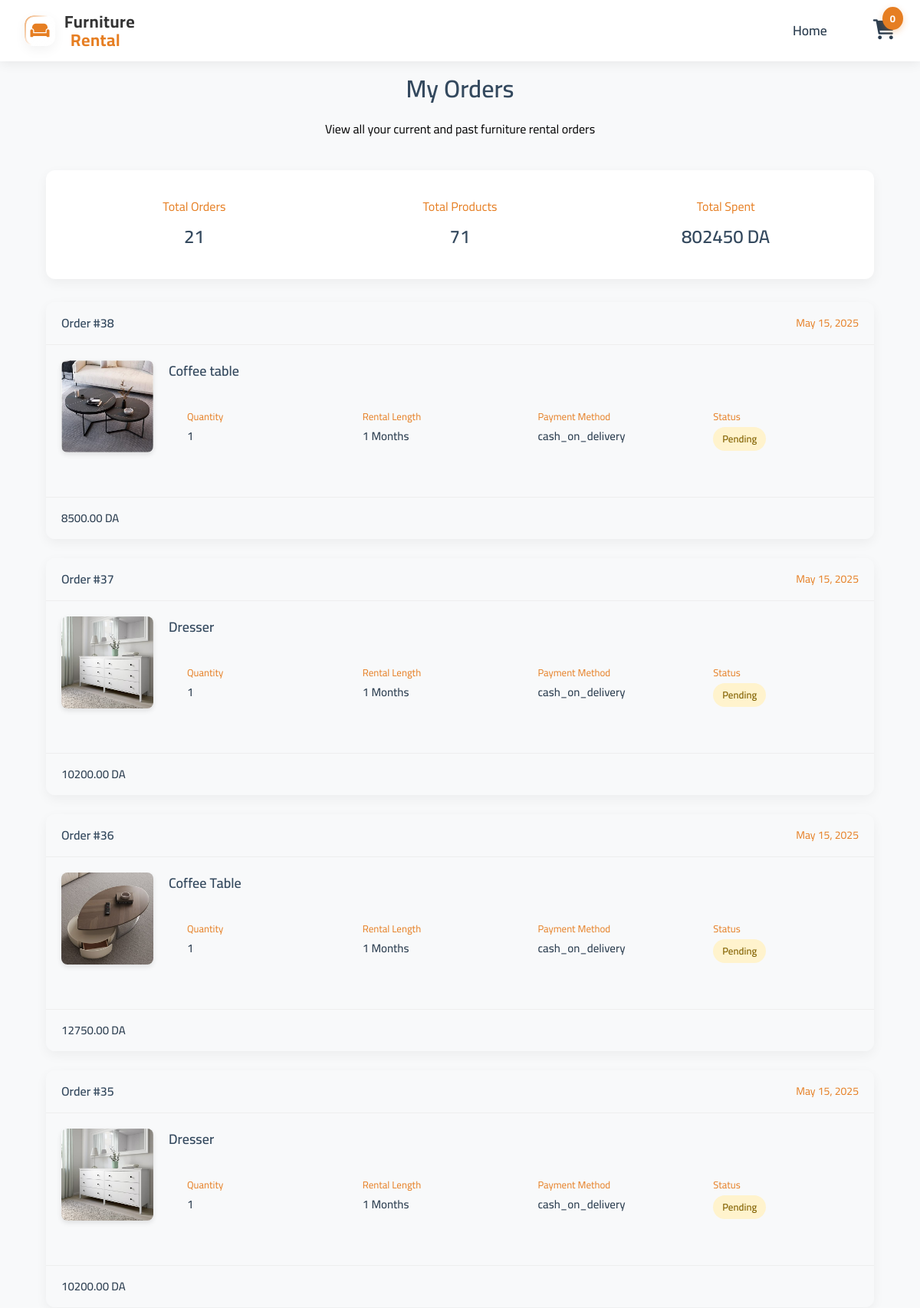
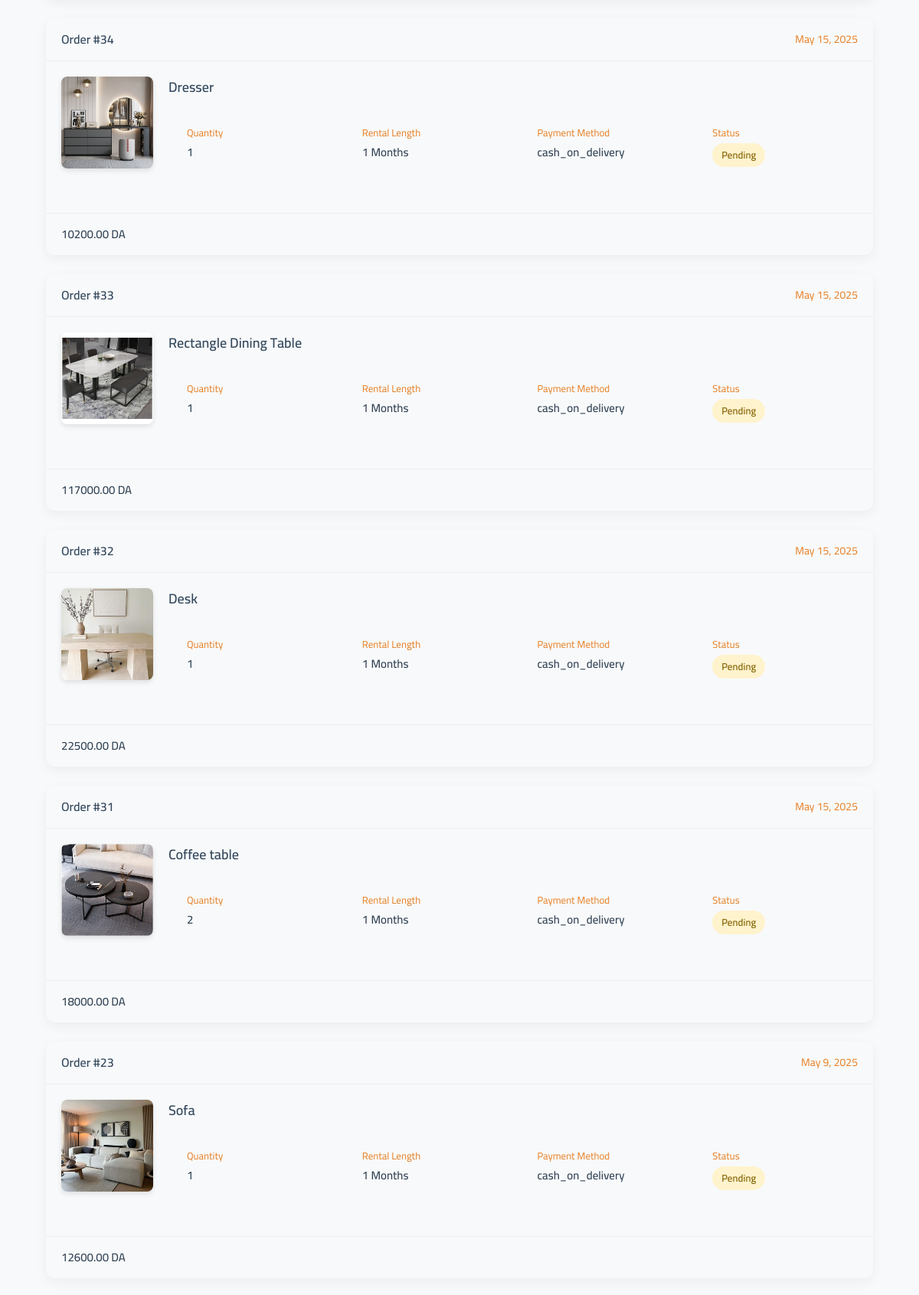
The app's page /my_orders.php (signed in, upper part) with its own data (2 pictures, top to bottom).
### tables this page shows
CREATE TABLE `orders` (
  `id` int(11) NOT NULL,
  `user_id` int(11) NOT NULL,
  `product_id` int(11) NOT NULL COMMENT '\r\n',
  `quantity` int(11) NOT NULL DEFAULT 1,
  `rental_length` int(11) NOT NULL,
  `total_price` decimal(10,2) NOT NULL,
  `status` enum('pending','processing','shipped','delivered','canceled') NOT NULL DEFAULT 'pending',
  `created_at` timestamp NOT NULL DEFAULT current_timestamp(),
  `updated_at` timestamp NOT NULL DEFAULT current_timestamp() ON UPDATE current_timestamp(),
  `payment_method` enum('credit_card','cash_on_delivery') NOT NULL
);

CREATE TABLE `products` (
  `product_id` int(11) NOT NULL,
  `product_name` varchar(255) NOT NULL,
  `product_price` decimal(10,2) NOT NULL,
  `product_description` text DEFAULT NULL,
  `product_image` varchar(255) NOT NULL,
  `category` varchar(100) NOT NULL,
  `created_at` timestamp NOT NULL DEFAULT current_timestamp(),
  `product_image2` varchar(255) DEFAULT NULL,
  `product_image3` varchar(255) DEFAULT NULL,
  `product_image4` varchar(255) DEFAULT NULL,
  `product_quantity` int(11) NOT NULL DEFAULT 10
);

### my_orders.php (the view, shortened to what this page needs)
<?php
include('connection.php');
$user_id = $_SESSION['user_id'];
$query = "SELECT orders.*, products.product_name, products.product_image
          FROM orders
          JOIN products ON orders.product_id = products.product_id
          WHERE orders.user_id = ?
          ORDER BY orders.created_at DESC";
$stmt = $conn->prepare($query);
$stmt->bind_param("i", $user_id);
$stmt->execute();
$result = $stmt->get_result();
$orders = $result->fetch_all(MYSQLI_ASSOC);
$total_products = 0;
$total_price = 0;
foreach ($orders as $order) {
    $total_products += $order['quantity'];
    $total_price += $order['total_price'];
}
?>
<!DOCTYPE html>
<html lang="en">
<head>
    <link rel="stylesheet" href="styles.css">
    <link rel="stylesheet" href="https://cdnjs.cloudflare.com/ajax/libs/font-awesome/6.0.0/css/all.min.css">
</head>
<body>
<nav class="navbar">
        <div class="container">
        <div class="logo">
            <a href="index.php" class="modern-logo">
                <div class="logo-mark">
                    <div class="logo-icon-wrapper">
                        <i class="fas fa-couch"></i>
                    </div>
                </div>
                <div class="logo-type">
                    <span class="logo-text primary">Furniture</span>
                    <span class="logo-text accent">Rental</span>
                </div>
            </a>
        </div>
            <div class="nav-links">
                <a href="account.php">Home</a>
                <a href="cart.php" class="cart-icon">
                    <i class="fas fa-shopping-cart"></i>
                    <span class="cart-count">
                        <?php echo isset($_SESSION['quantity']) ? $_SESSION['quantity'] : 0; ?>
                    </span>
                </a>
            </div>
        </div>
    </nav>
    <div class="orders-container">
        <div class="page-header">
            <h1>My Orders</h1>
            <p>View all your current and past furniture rental orders</p>
        </div>
        <?php if (!empty($orders)): ?>
            <div class="order-summary">
                <div class="summary-item">
                    <div class="summary-label">Total Orders</div>
                    <div class="summary-value"><?php echo count($orders); ?></div>
                </div>
                <div class="summary-item">
                    <div class="summary-label">Total Products</div>
                    <div class="summary-value"><?php echo $total_products; ?></div>
                </div>
                <div class="summary-item">
                    <div class="summary-label">Total Spent</div>
                    <div class="summary-value"><?php echo $total_price; ?> DA</div>
                </div>
            </div>
            <?php foreach ($orders as $order): ?>
                <div class="order-card">
                    <div class="order-header">
                        <div class="order-id">Order #<?php echo htmlspecialchars($order['id']); ?></div>
                        <div class="order-date"><?php echo date('F j, Y', strtotime($order['created_at'])); ?></div>
                    </div>
                    <div class="order-body">
                        <img src="assets/imgs/<?php echo htmlspecialchars($order['product_image']); ?>" alt="Product Image" class="product-image">
                        <div class="product-details">
                            <div class="product-name"><?php echo htmlspecialchars($order['product_name']); ?></div>
                            <div class="order-info">
                                <div class="info-item">
                                    <div class="info-label">Quantity</div>
                                    <div class="info-value"><?php echo htmlspecialchars($order['quantity']); ?></div>
                                </div>
                                <div class="info-item">
                                    <div class="info-label">Rental Length</div>
                                    <div class="info-value"><?php echo htmlspecialchars($order['rental_length']); ?> Months</div>
                                </div>
                                <div class="info-item">
                                    <div class="info-label">Payment Method</div>
                                    <div class="info-value"><?php echo isset($order['payment_method']) && $order['payment_method'] ? htmlspecialchars($order['payment_method']) : 'Cash on Delivery'; ?></div>
                                </div>
                                <div class="info-item">
                                    <div class="info-label">Status</div>
                                    <div class="info-value">
                                        <span class="status-badge status-<?php echo strtolower(htmlspecialchars($order['status'])); ?>">
                                            <?php echo htmlspecialchars($order['status']); ?>
                                        </span>
                                    </div>
                                </div>
                            </div>
                        </div>
                    </div>
                    <div class="order-footer">
                    <div class="info-value"><?php echo htmlspecialchars($order['total_price']); ?> DA </div>
                  </div>
                </div>
                <?php endforeach; ?>
        <?php endif; ?>
    </div>
</body>
</html>

### styles.css (style rules this page uses)
* { margin: 0; padding: 0; box-sizing: border-box; font-family: 'Cairo', sans-serif; }
:root { --primary-color: #34495e; --secondary-color: #e67e22; --accent-color: #2ecc71; --light-color: #f8f9fa; --dark-color: #2c3e50; }
html { scroll-behavior: smooth; }
body { line-height: 1.6; color: var(--dark-color); background-color: var(--light-color); }
.container { max-width: 1200px; margin: 0 auto; padding: 0 20px; }
.navbar { background-color: rgba(255, 255, 255, 0.98); box-shadow: 0 2px 15px rgba(0, 0, 0, 0.08); position: fixed; top: 0; left: 0; right: 0; z-index: 1000; transition: all 0.3s ease; backdrop-filter: blur(10px); -webkit-backdrop-filter: blur(10px); }
.navbar .container { display: flex; justify-content: space-between; align-items: center; padding: 1rem 2rem; transition: padding 0.3s ease; }
.logo { display: flex; align-items: center; gap: 1rem; }
.nav-links { display: flex; gap: 2.5rem; align-items: center; }
.nav-links a { color: var(--dark-color); text-decoration: none; font-weight: 600; font-size: 1.1rem; position: relative; padding: 0.5rem 0; transition: color 0.3s ease; }
.nav-links a::after { content: ''; position: absolute; width: 0; height: 2px; bottom: 0; left: 50%; background-color: var(--secondary-color); transition: all 0.3s ease; transform: translateX(-50%); }
.product-image { position: relative; height: 280px; overflow: hidden; }
.status-pending { background-color: #fff3cd; color: #856404; }
.info-item { padding: 1.5rem; margin-bottom: 1rem; border-radius: 8px; transition: all 0.3s ease; }

### records on screen
orders: id "38", created_at "May 15, 2025", product.product_image (picture), product.product_name "Coffee table", quantity "1", rental_length "1", payment_method "cash_on_delivery", status "Pending", total_price "8500.00"
orders: id "37", created_at "May 15, 2025", product.product_image (picture), product.product_name "Dresser", quantity "1", rental_length "1", payment_method "cash_on_delivery", status "Pending", total_price "10200.00"
orders: id "36", created_at "May 15, 2025", product.product_image (picture), product.product_name "Coffee Table", quantity "1", rental_length "1", payment_method "cash_on_delivery", status "Pending", total_price "12750.00"
orders: id "35", created_at "May 15, 2025", product.product_image (picture), product.product_name "Dresser", quantity "1", rental_length "1", payment_method "cash_on_delivery", status "Pending", total_price "10200.00"
orders: id "34", created_at "May 15, 2025", product.product_image (picture), product.product_name "Dresser", quantity "1", rental_length "1", payment_method "cash_on_delivery", status "Pending", total_price "10200.00"
orders: id "33", created_at "May 15, 2025", product.product_image (picture), product.product_name "Rectangle Dining Table", quantity "1", rental_length "1", payment_method "cash_on_delivery", status "Pending", total_price "117000.00"
orders: id "32", created_at "May 15, 2025", product.product_image (picture), product.product_name "Desk", quantity "1", rental_length "1", payment_method "cash_on_delivery", status "Pending", total_price "22500.00"
orders: id "31", created_at "May 15, 2025", product.product_image (picture), product.product_name "Coffee table", quantity "2", rental_length "1", payment_method "cash_on_delivery", status "Pending", total_price "18000.00"
orders: id "23", created_at "May 9, 2025", product.product_image (picture), product.product_name "Sofa", quantity "1", rental_length "1", payment_method "cash_on_delivery", status "Pending", total_price "12600.00"

### other values on screen
count($orders) "21"
$total_products "71"
$total_price "802450"
